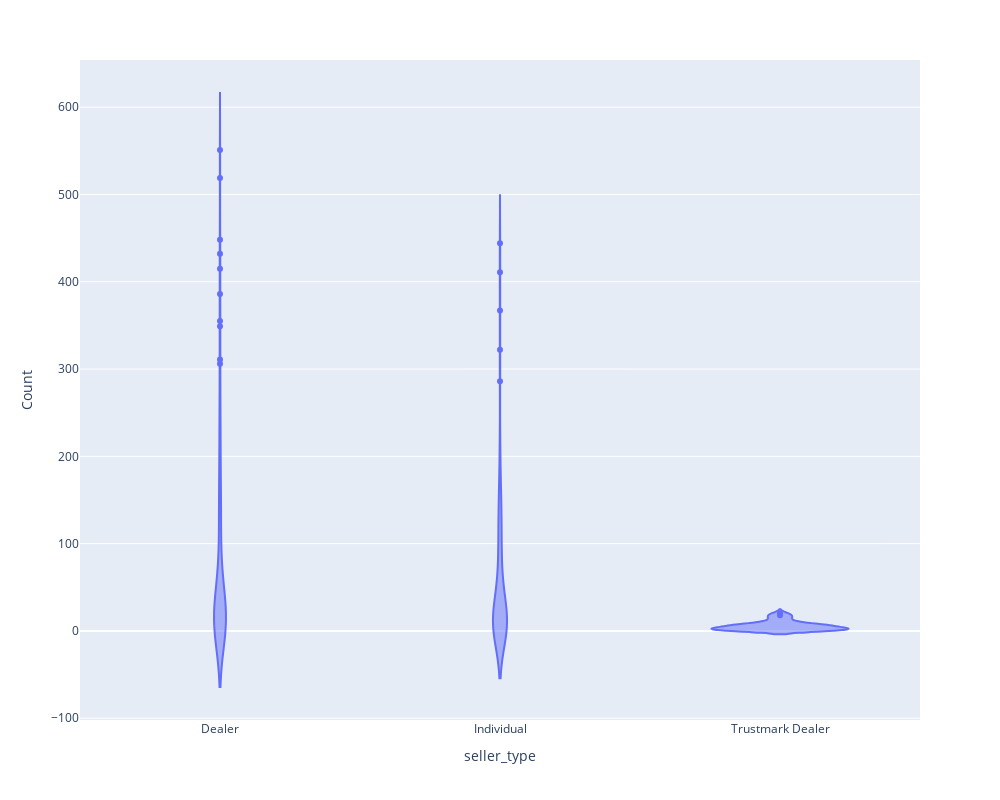

The notebook cell this image was saved under:
### Code cell
fig = psx.violin(Count_seller_type,x="seller_type",y="Count")
fig.update_layout(width=1000, height=800)
fig.write_image("SellerCount.jpg")
fig.show()

### Figure 1 — Plotly figure (JSON) as saved in the notebook; plotly's stock layout.template omitted (floating-point values rounded to 4 significant figures; data arrays with more than 128 entries replaced by an {"elided": "..."} marker saying what was removed)
{"data": [{"alignmentgroup": "True", "box": {"visible": false}, "hovertemplate": "seller_type=%{x}<br>Count=%{y}<extra></extra>", "legendgroup": "", "marker": {"color": "#636efa"}, "name": "", "offsetgroup": "", "orientation": "v", "scalegroup": "True", "showlegend": false, "type": "violin", "x": {"elided": "243 str values"}, "x0": " ", "xaxis": "x", "y": {"elided": "243 int values"}, "y0": " ", "yaxis": "y"}], "layout": {"height": 800, "legend": {"tracegroupgap": 0}, "margin": {"t": 60}, "violinmode": "group", "width": 1000, "xaxis": {"anchor": "y", "autorange": true, "domain": [0, 1], "range": [-0.5, 2.5], "title": {"text": "seller_type"}, "type": "category"}, "yaxis": {"anchor": "x", "autorange": true, "domain": [0, 1], "range": [-102.1, 654.1], "title": {"text": "Count"}, "type": "linear"}}}
